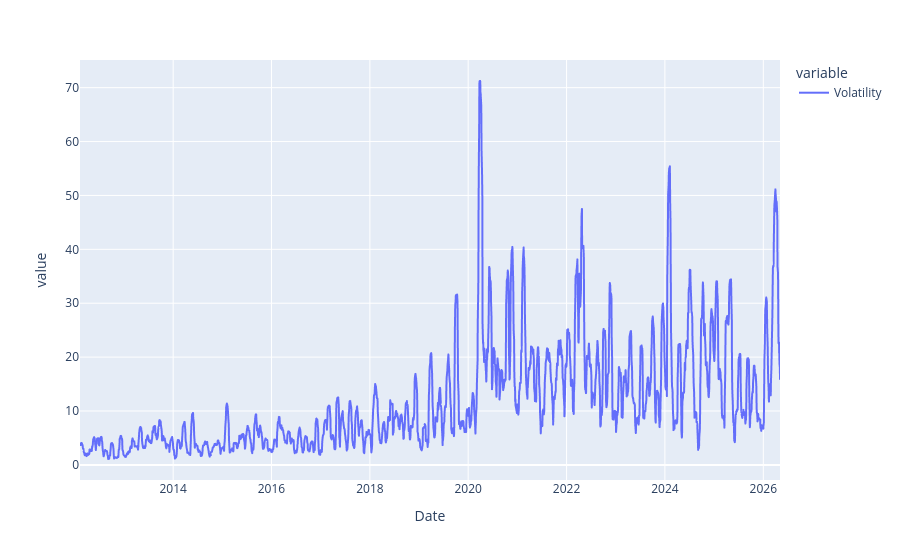

Notebook source saved alongside this figure:
### Code cell
close['Volatility'].dropna().plot()

### Figure 1 — Plotly figure (JSON) as saved in the notebook; plotly's stock layout.template omitted (floating-point values rounded to 4 significant figures; data arrays with more than 128 entries replaced by an {"elided": "..."} marker saying what was removed)
{"data": [{"hovertemplate": "variable=Volatility<br>Date=%{x}<br>value=%{y}<extra></extra>", "legendgroup": "Volatility", "line": {"color": "#636efa", "dash": "solid"}, "marker": {"symbol": "circle"}, "mode": "lines", "name": "Volatility", "showlegend": true, "x": {"elided": "3509 str values"}, "xaxis": "x", "y": {"elided": "3509 float values"}, "yaxis": "y", "type": "scattergl"}], "layout": {"xaxis": {"anchor": "y", "domain": [0.0, 1.0], "title": {"text": "Date"}}, "yaxis": {"anchor": "x", "domain": [0.0, 1.0], "title": {"text": "value"}}, "legend": {"title": {"text": "variable"}, "tracegroupgap": 0}, "margin": {"t": 60}}}
